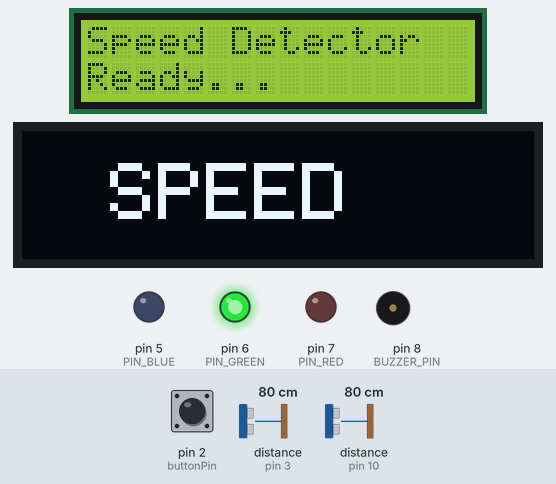
Bench run of a sketch on a simulated Arduino Uno, built with avr-gcc and run on an emulated ATmega328P. Parts: 16×2 character LCD, 128×32 one-colour display, output pins drawn as LEDs (lit = HIGH), buzzer (waves = sounding). Wiring (inferred from the names in the program): 2 × ultrasonic range finder: trigger pin 4, echo pin 3 / trigger pin 11, echo pin 10. Dashed ring = blinking. The test bench sets the inputs (shaded band); at power-on: pin 2 (buttonPin) HIGH, distance to the obstacle (sensors on pin 3, pin 10) 80 cm. The echo pulse lasts 58.3 µs per cm; pins used as bus, display or sensor lines are not drawn.

Above: at 1.3 s.
1.4 s: pin 2 (buttonPin) pulled LOW for 0.15 s
At 2.8 s:
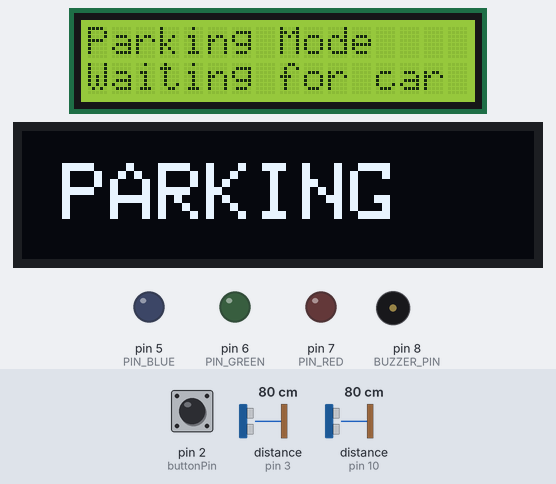
3.1 s: distance to the obstacle (sensor on pin 3) set to 53 cm
4.6 s: distance to the obstacle (sensor on pin 3) set to 48 cm
At 4.92 s:
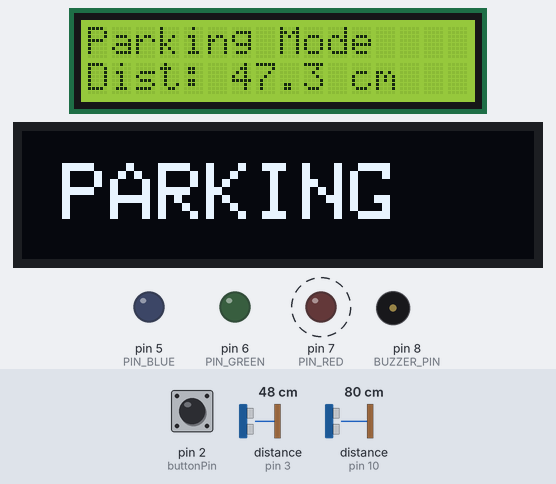
6.7 s: distance to the obstacle (sensor on pin 3) set to 9 cm
At 6.89 s:
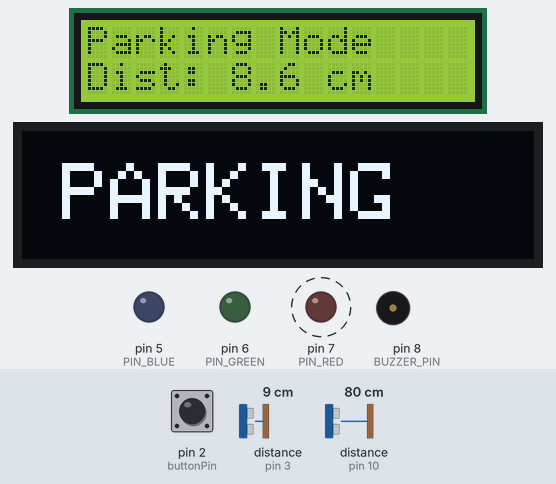
8.2 s: pin 2 (buttonPin) pulled LOW for 1 s
At 9.4 s:
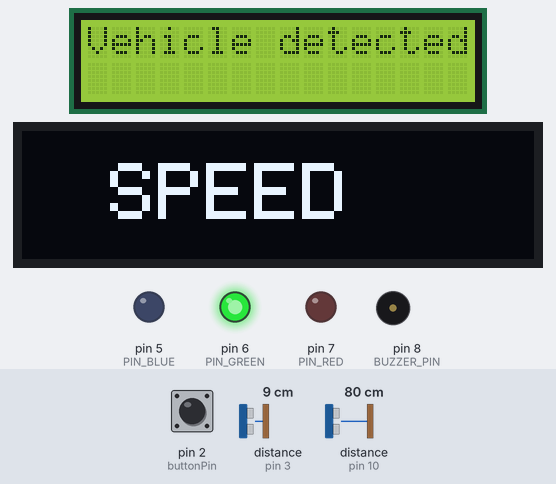
10.7 s: distance to the obstacle (sensor on pin 10) set to 18 cm
12.2 s: distance to the obstacle (sensor on pin 10) set to 14 cm
At 13.5 s:
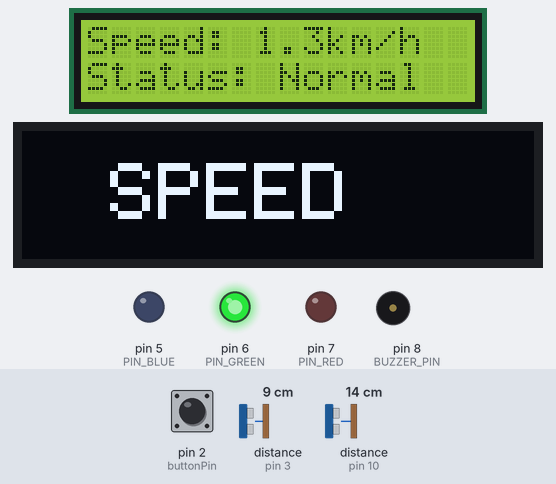
Timing chart, 0 to 16.2 s (numbered marks = the images above; inputs shaded):
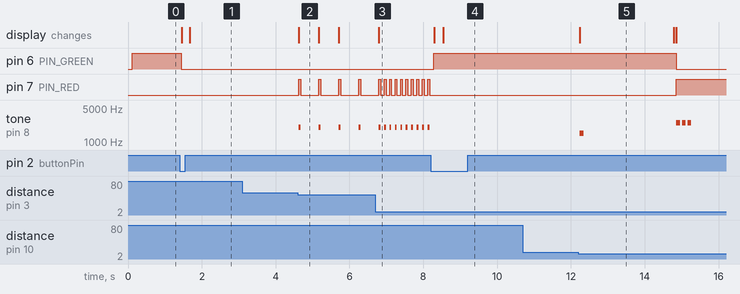

Measured:
- the behaviour switches between 51 and 50 cm on distance to the obstacle (sensor on pin 3) (found by bisection; images 1 and 2)
- the behaviour switches between 16 and 15 cm on distance to the obstacle (sensor on pin 10) (found by bisection; images 4 and 5)
- after the input at 1.4 s, pin 6 (PIN_GREEN): HIGH → LOW at once; the display: first changes after 0.05 s (image 1 shows a later state)
- after the input at 3.1 s, every drawn part: stays the same
- after the input at 4.6 s, pin 7 (PIN_RED): alternates HIGH for 0.05 s and LOW for 0.49 s, starting at once; tone on pin 8 (BUZZER_PIN): alternates 2000 Hz for 0.05 s and silent for 0.49 s, starting at once; the display: changes at once (image 2)
- after the input at 6.7 s, pin 7 (PIN_RED): alternates HIGH for 0.05 s and LOW for 0.10 s, starting after 0.24 s; tone on pin 8 (BUZZER_PIN): alternates 2000 Hz for 0.05 s and silent for 0.10 s, starting after 0.24 s; the display: changes after 0.09 s (image 3)
- after the input at 8.2 s, pin 6 (PIN_GREEN): LOW → HIGH after 0.08 s; pin 7 (PIN_RED): stops changing and stays LOW; tone on pin 8 (BUZZER_PIN): stops changing and stays silent; the display: first changes after 0.09 s (image 4 shows a later state)
- after the input at 10.7 s, every drawn part: stays the same
- after the input at 12.2 s, pin 6 (PIN_GREEN): HIGH → LOW after 2.7 s; pin 7 (PIN_RED): LOW → HIGH after 2.7 s; tone on pin 8 (BUZZER_PIN): plays 1500 Hz for 0.10 s, 2500 Hz for 0.10 s, 2500 Hz for 0.10 s, 2500 Hz for 0.10 s, starting at once; the display: changes at once (image 5)

The sketch:

SafeDrive.ino
```cpp
#include <Wire.h>
#include <LiquidCrystal_I2C.h>
#include <Adafruit_GFX.h>
#include <Adafruit_SSD1306.h>

//LCD & OLED Config
LiquidCrystal_I2C lcd(0x27, 16, 2);
#define SCREEN_WIDTH 128
#define SCREEN_HEIGHT 32
#define OLED_RESET -1
Adafruit_SSD1306 display(SCREEN_WIDTH, SCREEN_HEIGHT, &Wire, OLED_RESET);

//Pins
#define TRIG1 4
#define ECHO1 3
#define TRIG2 11
#define ECHO2 10
#define BUZZER_PIN 8

#define PIN_RED   7
#define PIN_GREEN 6
#define PIN_BLUE  5

const int buttonPin = 2;

//Parameters
float gateDistance = 1.30;
float speedLimit   = 40.0;
float triggerDist  = 15.0;

bool firstGateTriggered = false;
bool speedCalculated    = false;
unsigned long t1 = 0;
unsigned long t2 = 0;
int lastButtonState = HIGH;
bool isSpeedMode = true;

//Functions

void setLED(int r, int g, int b) {
  digitalWrite(PIN_RED, r);
  digitalWrite(PIN_GREEN, g);
  digitalWrite(PIN_BLUE, b);
}

float getDistanceCM(int trigPin, int echoPin) {
  digitalWrite(trigPin, LOW);
  delayMicroseconds(2);
  digitalWrite(trigPin, HIGH);
  delayMicroseconds(10);
  digitalWrite(trigPin, LOW);
  long duration = pulseIn(echoPin, HIGH, 30000);
  if (duration <= 0) return -1;
  return duration * 0.034 / 2;
}

void updateOledText() {
  display.clearDisplay();
  display.setTextSize(2);
  display.setTextColor(SSD1306_WHITE);
  display.setCursor(10, 8);

  if (isSpeedMode) {
    display.println(F(" SPEED"));
    lcd.clear();
    lcd.print("Speed Detector");
    lcd.setCursor(0, 1);
    lcd.print("Ready...");
    setLED(LOW, HIGH, LOW);
  } else {
    display.println(F("PARKING"));
    lcd.clear();
    lcd.print("Parking Mode");
    setLED(LOW, LOW, LOW);
  }
  display.display();
}

void setup() {
  pinMode(TRIG1, OUTPUT); pinMode(ECHO1, INPUT);
  pinMode(TRIG2, OUTPUT); pinMode(ECHO2, INPUT);
  pinMode(BUZZER_PIN, OUTPUT);
  pinMode(PIN_RED, OUTPUT);
  pinMode(PIN_GREEN, OUTPUT);
  pinMode(PIN_BLUE, OUTPUT);
  pinMode(buttonPin, INPUT_PULLUP);

  lcd.init(); lcd.backlight();
  if(!display.begin(SSD1306_SWITCHCAPVCC, 0x3C)) { }
  updateOledText();
}

void loop() {
  int currentButtonState = digitalRead(buttonPin);
  if (currentButtonState == LOW && lastButtonState == HIGH) {
    isSpeedMode = !isSpeedMode;
    updateOledText();
    firstGateTriggered = false;
    speedCalculated = false;
    delay(200);
  }
  lastButtonState = currentButtonState;

  //MODE 1: PARKING
  if (!isSpeedMode) {
    float d1 = getDistanceCM(TRIG1, ECHO1);
    lcd.setCursor(0, 1);

    if (d1 > 0 && d1 < 50) {
      lcd.print("Dist: "); lcd.print(d1, 1); lcd.print(" cm     ");

      int alertDelay = map(constrain(d1, 5, 50), 5, 50, 50, 500);

      setLED(HIGH, LOW, LOW);
      tone(BUZZER_PIN, 2000);
      delay(50);

      setLED(LOW, LOW, LOW);
      noTone(BUZZER_PIN);

      if (d1 < 5.0) {
        setLED(HIGH, LOW, LOW);
        tone(BUZZER_PIN, 2000);
        delay(alertDelay);
      } else {
        delay(alertDelay);
      }
    } else {
      lcd.print("Waiting for car ");
      setLED(LOW, LOW, LOW);
      noTone(BUZZER_PIN);
    }
  }

  //MODE 2: SPEED
  else {
    float d1 = getDistanceCM(TRIG1, ECHO1);
    delay(30);
    float d2 = getDistanceCM(TRIG2, ECHO2);

    if (!firstGateTriggered && d1 > 0 && d1 < triggerDist) {
      firstGateTriggered = true;
      t1 = millis();
      lcd.clear();
      lcd.print("Vehicle detected");
    }

    if (firstGateTriggered && !speedCalculated && d2 > 0 && d2 < triggerDist) {
      t2 = millis();
      speedCalculated = true;
      float deltaT = (t2 - t1) / 1000.0;
      lcd.clear();

      if (deltaT > 0.01) {
        float speed = (gateDistance / deltaT) * 3.6;
        lcd.print("Speed: "); lcd.print(speed, 1); lcd.print("km/h");
        lcd.setCursor(0, 1);

        if (speed > speedLimit) {
          lcd.print("OVER SPEED!");
          setLED(HIGH, LOW, LOW);
          for(int i = 0; i < 3; i++) {
            tone(BUZZER_PIN, 2500); delay(100);
            noTone(BUZZER_PIN); delay(50);
          }
        } else {
          lcd.print("Status: Normal");
          setLED(LOW, HIGH, LOW);
          tone(BUZZER_PIN, 1500, 100);
        }
      }

      delay(2500);
      firstGateTriggered = false;
      speedCalculated = false;
      updateOledText();
    }
  }
}
```
